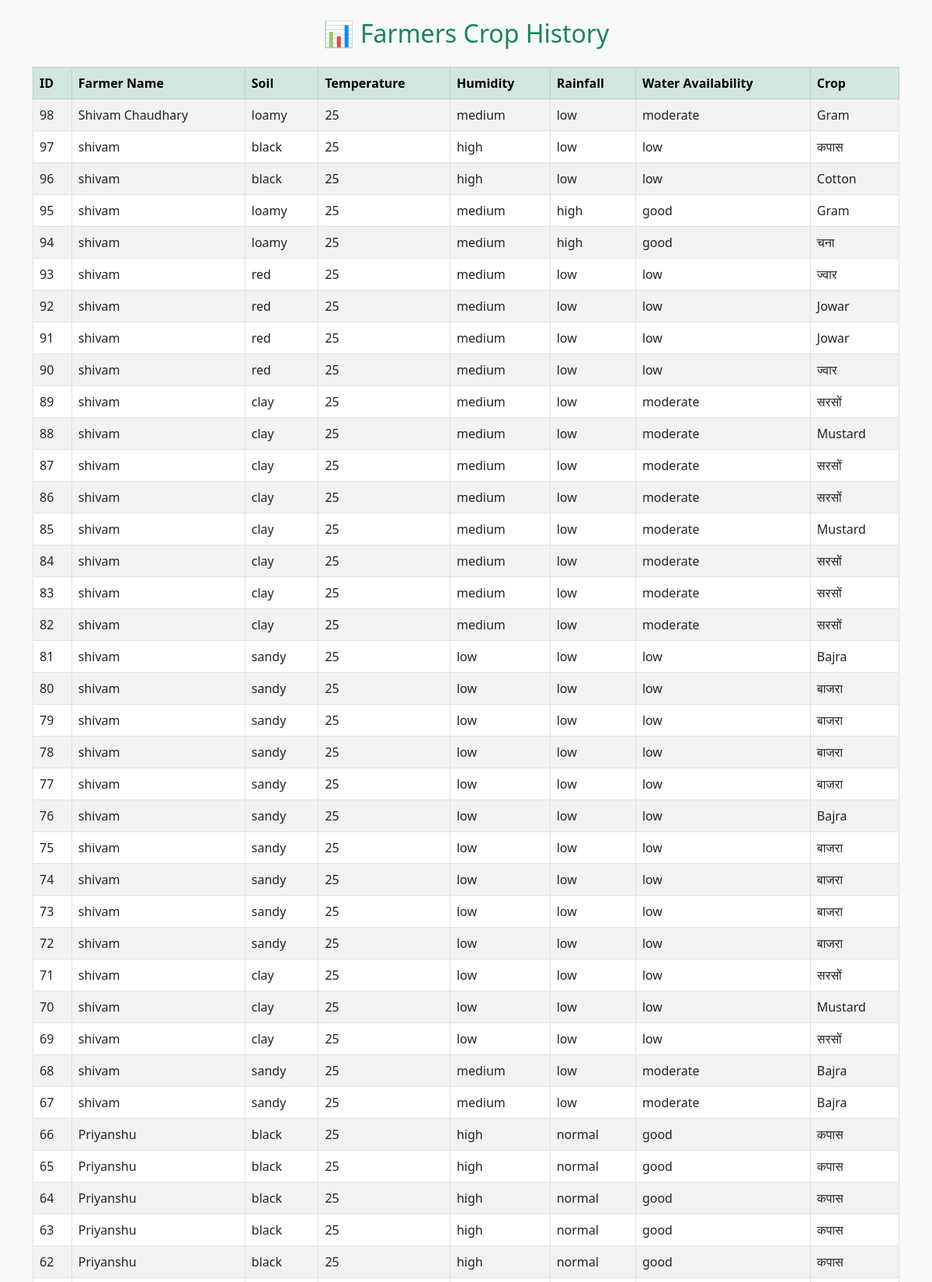
The page /history.php (upper part) on the database its author committed.
### tables this page shows
CREATE TABLE `crop_data` (
  `id` int(11) NOT NULL,
  `farmer_name` varchar(100) NOT NULL,
  `soil` varchar(50) NOT NULL,
  `temperature` float NOT NULL,
  `humidity` varchar(50) NOT NULL,
  `rainfall` varchar(50) NOT NULL,
  `water_availability` varchar(50) NOT NULL,
  `recommended_crop` varchar(100) NOT NULL,
  `fertilizer` text DEFAULT NULL,
  `created_at` timestamp NOT NULL DEFAULT current_timestamp()
);

### history.php (the view, shortened to what this page needs)
<?php
$conn = mysqli_connect("localhost", "root", "", "smart_crop_db");
$sql = "SELECT * FROM crop_data ORDER BY id DESC";
$result = mysqli_query($conn, $sql);
?>
<!DOCTYPE html>
<html>
<head>
    <link href="https://cdn.jsdelivr.net/npm/bootstrap@5.3.0/dist/css/bootstrap.min.css" rel="stylesheet">
</head>
<body class="bg-light">
<div class="container mt-4">
    <h2 class="text-center text-success">📊 Farmers Crop History</h2>
    <table class="table table-bordered table-striped mt-4">
        <thead class="table-success">
            <tr>
                <th>ID</th>
                <th>Farmer Name</th>
                <th>Soil</th>
                <th>Temperature</th>
                <th>Humidity</th>
                <th>Rainfall</th>
                <th>Water Availability</th>
                <th>Crop</th>
            </tr>
        </thead>
        <tbody>
            <?php while($row = mysqli_fetch_assoc($result)) { ?>
            <tr>
                <td><?php echo $row['id']; ?></td>
                <td><?php echo $row['farmer_name']; ?></td>
                <td><?php echo $row['soil']; ?></td>
                <td><?php echo $row['temperature']; ?></td>
                <td><?php echo $row['humidity']; ?></td>
                <td><?php echo $row['rainfall']; ?></td>
                <td><?php echo $row['water_availability']; ?></td>
                <td><?php echo $row['recommended_crop']; ?></td>
            </tr>
            <?php } ?>
        </tbody>
    </table>
</div>
</body>
</html>

### rows shown on the page
crop_data: id "98", farmer_name "Shivam Chaudhary", soil "loamy", temperature "25", humidity "medium", rainfall "low", water_availability "moderate", recommended_crop "Gram"
crop_data: id "97", farmer_name "shivam", soil "black", temperature "25", humidity "high", rainfall "low", water_availability "low", recommended_crop "कपास"
crop_data: id "96", farmer_name "shivam", soil "black", temperature "25", humidity "high", rainfall "low", water_availability "low", recommended_crop "Cotton"
crop_data: id "95", farmer_name "shivam", soil "loamy", temperature "25", humidity "medium", rainfall "high", water_availability "good", recommended_crop "Gram"
crop_data: id "94", farmer_name "shivam", soil "loamy", temperature "25", humidity "medium", rainfall "high", water_availability "good", recommended_crop "चना"
crop_data: id "93", farmer_name "shivam", soil "red", temperature "25", humidity "medium", rainfall "low", water_availability "low", recommended_crop "ज्वार"
crop_data: id "92", farmer_name "shivam", soil "red", temperature "25", humidity "medium", rainfall "low", water_availability "low", recommended_crop "Jowar"
crop_data: id "91", farmer_name "shivam", soil "red", temperature "25", humidity "medium", rainfall "low", water_availability "low", recommended_crop "Jowar"
crop_data: id "90", farmer_name "shivam", soil "red", temperature "25", humidity "medium", rainfall "low", water_availability "low", recommended_crop "ज्वार"
crop_data: id "89", farmer_name "shivam", soil "clay", temperature "25", humidity "medium", rainfall "low", water_availability "moderate", recommended_crop "सरसों"
crop_data: id "88", farmer_name "shivam", soil "clay", temperature "25", humidity "medium", rainfall "low", water_availability "moderate", recommended_crop "Mustard"
crop_data: id "87", farmer_name "shivam", soil "clay", temperature "25", humidity "medium", rainfall "low", water_availability "moderate", recommended_crop "सरसों"
crop_data: id "86", farmer_name "shivam", soil "clay", temperature "25", humidity "medium", rainfall "low", water_availability "moderate", recommended_crop "सरसों"
crop_data: id "85", farmer_name "shivam", soil "clay", temperature "25", humidity "medium", rainfall "low", water_availability "moderate", recommended_crop "Mustard"
crop_data: id "84", farmer_name "shivam", soil "clay", temperature "25", humidity "medium", rainfall "low", water_availability "moderate", recommended_crop "सरसों"
crop_data: id "83", farmer_name "shivam", soil "clay", temperature "25", humidity "medium", rainfall "low", water_availability "moderate", recommended_crop "सरसों"
crop_data: id "82", farmer_name "shivam", soil "clay", temperature "25", humidity "medium", rainfall "low", water_availability "moderate", recommended_crop "सरसों"
crop_data: id "81", farmer_name "shivam", soil "sandy", temperature "25", humidity "low", rainfall "low", water_availability "low", recommended_crop "Bajra"
crop_data: id "80", farmer_name "shivam", soil "sandy", temperature "25", humidity "low", rainfall "low", water_availability "low", recommended_crop "बाजरा"
crop_data: id "79", farmer_name "shivam", soil "sandy", temperature "25", humidity "low", rainfall "low", water_availability "low", recommended_crop "बाजरा"
crop_data: id "78", farmer_name "shivam", soil "sandy", temperature "25", humidity "low", rainfall "low", water_availability "low", recommended_crop "बाजरा"
crop_data: id "77", farmer_name "shivam", soil "sandy", temperature "25", humidity "low", rainfall "low", water_availability "low", recommended_crop "बाजरा"
crop_data: id "76", farmer_name "shivam", soil "sandy", temperature "25", humidity "low", rainfall "low", water_availability "low", recommended_crop "Bajra"
crop_data: id "75", farmer_name "shivam", soil "sandy", temperature "25", humidity "low", rainfall "low", water_availability "low", recommended_crop "बाजरा"
crop_data: id "74", farmer_name "shivam", soil "sandy", temperature "25", humidity "low", rainfall "low", water_availability "low", recommended_crop "बाजरा"
crop_data: id "73", farmer_name "shivam", soil "sandy", temperature "25", humidity "low", rainfall "low", water_availability "low", recommended_crop "बाजरा"
crop_data: id "72", farmer_name "shivam", soil "sandy", temperature "25", humidity "low", rainfall "low", water_availability "low", recommended_crop "बाजरा"
crop_data: id "71", farmer_name "shivam", soil "clay", temperature "25", humidity "low", rainfall "low", water_availability "low", recommended_crop "सरसों"
crop_data: id "70", farmer_name "shivam", soil "clay", temperature "25", humidity "low", rainfall "low", water_availability "low", recommended_crop "Mustard"
crop_data: id "69", farmer_name "shivam", soil "clay", temperature "25", humidity "low", rainfall "low", water_availability "low", recommended_crop "सरसों"
crop_data: id "68", farmer_name "shivam", soil "sandy", temperature "25", humidity "medium", rainfall "low", water_availability "moderate", recommended_crop "Bajra"
crop_data: id "67", farmer_name "shivam", soil "sandy", temperature "25", humidity "medium", rainfall "low", water_availability "moderate", recommended_crop "Bajra"
crop_data: id "66", farmer_name "Priyanshu", soil "black", temperature "25", humidity "high", rainfall "normal", water_availability "good", recommended_crop "कपास"
crop_data: id "65", farmer_name "Priyanshu", soil "black", temperature "25", humidity "high", rainfall "normal", water_availability "good", recommended_crop "कपास"
crop_data: id "64", farmer_name "Priyanshu", soil "black", temperature "25", humidity "high", rainfall "normal", water_availability "good", recommended_crop "कपास"
crop_data: id "63", farmer_name "Priyanshu", soil "black", temperature "25", humidity "high", rainfall "normal", water_availability "good", recommended_crop "कपास"
crop_data: id "62", farmer_name "Priyanshu", soil "black", temperature "25", humidity "high", rainfall "normal", water_availability "good", recommended_crop "कपास"
